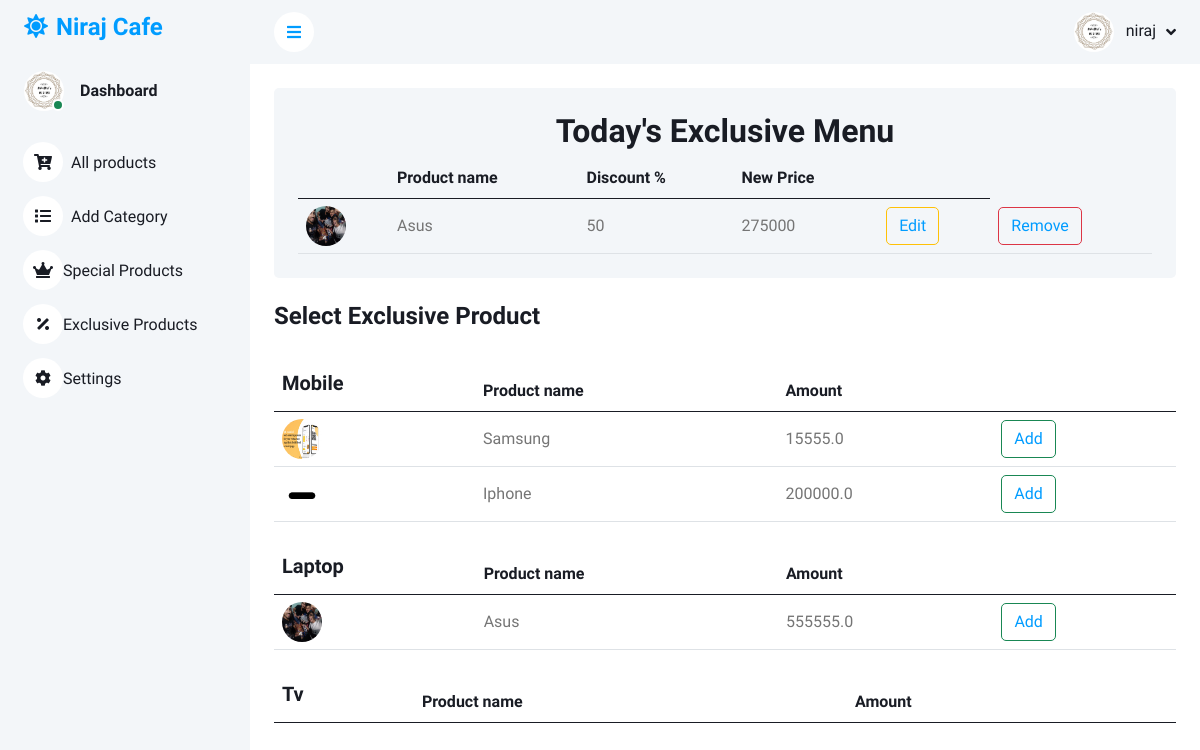
The app's page /allexclusive (signed in) with its own data.
### mymenu/models.py (models this page shows, shortened)
class Admin(models.Model):
    user = models.OneToOneField(User, on_delete=models.CASCADE)
    full_name = models.CharField(max_length=50)
    uuid = models.UUIDField(default=uuid.uuid4, editable= False, null= False, unique= True, db_index= True)

class Product(models.Model):
    category = models.ForeignKey(Category, on_delete=models.SET_NULL, null=True)
    name = models.CharField(max_length=200)
    price = models.FloatField()
    description = models.TextField(null=True, blank=True)
    image = models.ImageField(upload_to="product/")
    out_of_stock = models.BooleanField(default=False)
    todays_special = models.BooleanField(default=False)
    product_discount = models.IntegerField(blank=True, null=True)
    product_newprice = models.IntegerField(blank=True, null=True)
    exclusive = models.BooleanField(default=False)

class Category(models.Model):
    user = models.ForeignKey(Admin, on_delete=models.CASCADE, blank=True, null=True)
    name = models.CharField(max_length=50)
    image = models.ImageField(upload_to="category", blank=True, null=True)
    not_available = models.BooleanField(default = False)

### mymenu/views.py (the view)
# urls.py: path('allexclusive', AllExclusive, name="allexclusive"),
@login_required
def AllExclusive(request):
    template_name = "dashboard/allexclusive.html"
    mainuser = Admin.objects.get(user=request.user)
    category = Category.objects.filter(user=mainuser)
    context = {
        'mainuser':mainuser,
        'category':category,
    }
    return render(request, template_name, context)

### mymenu/templates/dashboard/allexclusive.html (shortened to what this page needs)
{% extends 'dashboard/base.html' %}
{% block content %}
<div class="container-fluid pt-4 px-4">
    <div class="bg-light text-center rounded p-4">
        <div class="table-responsive">
            <table class="table text-start align-middle mb-0">
                <thead>
                    <h2>Today's Exclusive Menu</h2>
                    <tr class="text-dark">
                        <th>  </th>
                        <th> Product name </th>
                        <th> Discount % </th>
                        <th>New Price</th>
                        <th></th>
                    </tr>
                </thead>
                <tbody>
                    {% for cat in category %}
                    {% for product in cat.product_set.all %}
                    {% if product.exclusive == True %}
                        <tr >
                            <td class="py-1">
                                <img class="rounded-circle" src="{{product.image.url}}" alt="image" style="width: 40px; height: 40px;">
                            </td>
                            <td>{{product.name}}</td>
                            <td > {{product.product_discount}}</td>
                            <td>{{product.product_newprice}}</td>
                            <td ><button class="btn btn-outline-warning"><a href="{% url 'edit-exclusive' product.id %}" style="text-decoration: none;">Edit</a></button></td>
                            <td ><button class="btn btn-outline-danger"><a href="{% url 'delete-exclusive' product.id %}" style="text-decoration: none;">Remove</a></button></td>
                        </tr>
                        {% endif %}
                        {% endfor %}
                    {% endfor %}
                </tbody>
            </table>
        </div>
    </div>
</div>
<div class="container-fluid pt-4 px-4">
    <div class="row g-4">
        <h4 class=" d-flex align-item-left justify-content-left">Select Exclusive Product</h4>
        {% for cat in category %}
        <div class="table-responsive">
            <table class="table text-start align-middle mb-0">
                <thead>
                    <tr class="text-dark">
                        <th><h5> {{cat.name}} </h5></th>
                        <th> Product name </th>
                        <th> Amount </th>
                        <th></th>
                    </tr>
                </thead>
                <tbody>
                        {% for product in cat.product_set.all %}
                        <tr >
                            <td class="py-1">
                                <img class="rounded-circle" src="{{product.image.url}}" alt="image" style="width: 40px; height: 40px;">
                            </td>
                            <td>{{product.name}}</td>
                            <td > {{product.price}}</td>
                            <td ><button class="btn btn-outline-success"><a href="{% url 'addexclusive' product.id %}" style="text-decoration: none;"> Add</a></button></td>
                        </tr>
                          {% endfor %}
                </tbody>
            </table>
        </div>
        {% endfor %}
    </div>
</div>
{% endblock content %}

### mymenu/templates/dashboard/base.html (shortened to what this page needs)
<!DOCTYPE html>
<html lang="en">
<head>
    {% load static %}
    <link href="https://cdnjs.cloudflare.com/ajax/libs/font-awesome/5.10.0/css/all.min.css" rel="stylesheet">
    <link href="{% static 'reception/css/bootstrap.min.css' %}" rel="stylesheet">
    <link href="{% static 'reception/css/style.css' %}" rel="stylesheet">
</head>
<body>
    <div class="container-xxl position-relative bg-white d-flex p-0">
        <div class="sidebar pe-4 pb-3">
            <nav class="navbar bg-light navbar-light">
                <a href="{% url 'dashboard' %}" class="navbar-brand mx-4 mb-3">
                    <h4 class="text-primary"><i class="fa fa-sun me-2"></i>{{mainuser.full_name}}</h4>
                </a>
                <div class="d-flex align-items-center ms-4 mb-4">
                    <div class="position-relative">
                        <img class="rounded-circle" src="{% static 'reception/img/user.jpg' %}" alt="" style="width: 40px; height: 40px;">
                        <div class="bg-success rounded-circle border border-2 border-white position-absolute end-0 bottom-0 p-1"></div>
                    </div>
                    <div class="ms-3">
                        <h6 class="mb-0">Dashboard</h6>
                    </div>
                </div>
                <div class="navbar-nav w-100">
                    <a href="{% url 'dashboard' %}" class="nav-item nav-link"><i class="fa fa-cart-plus me-2"></i>All products</a>
                    <a href="{% url 'addcategory' %}" class="nav-item nav-link"><i class="fa fa-list me-2"></i>Add Category</a>
                    <a href="{% url 'allspecial' %}" class="nav-item nav-link"><i class="fa fa-crown"></i>Special Products</a>
                    <a href="{% url 'allexclusive' %}" class="nav-item nav-link"><i class="fa fa-percentage"></i>Exclusive Products</a>
                    <a href="{% url 'change_password' %}" class="nav-item nav-link"><i class="fa fa-cog"></i>Settings</a>
                </div>
            </nav>
        </div>
        <div class="content">
            <nav class="navbar navbar-expand bg-light navbar-light sticky-top px-4 py-0">
                <a href="#" class="sidebar-toggler flex-shrink-0">
                    <i class="fa fa-bars"></i>
                </a>
                <div class="navbar-nav align-items-center ms-auto">
                    <div class="nav-item dropdown">
                        <a href="#" class="nav-link dropdown-toggle" data-bs-toggle="dropdown">
                            <img class="rounded-circle me-lg-2" src="{% static 'reception/img/user.jpg' %}" alt="" style="width: 40px; height: 40px;">
                            <span class="d-none d-lg-inline-flex">{{request.user.username}}</span>
                        </a>
                    </div>
                </div>
            </nav>
            {% block content %}
            {% endblock content %}
        </div>
    </div>
</body>
</html>

### static/reception/css/style.css (style rules this page uses)
:root { --primary: #009CFF; --light: #F3F6F9; --dark: #191C24; }
.btn { transition: .5s; }
.sidebar { position: fixed; top: 0; left: 0; bottom: 0; width: 250px; height: 100vh; overflow-y: auto; background: var(--light); transition: 0.5s; z-index: 999; }
.content { margin-left: 250px; min-height: 100vh; background: #FFFFFF; transition: 0.5s; }
@media (min-width: 992px) { .sidebar { margin-left: 0; } }
@media (min-width: 992px) { .content { width: calc(100% - 250px); } }
.sidebar .navbar .navbar-nav .nav-link { padding: 7px 20px; color: var(--dark); font-weight: 500; border-left: 3px solid var(--light); border-radius: 0 30px 30px 0; outline: none; }
.sidebar .navbar .navbar-nav .nav-link i { width: 40px; height: 40px; display: inline-flex; align-items: center; justify-content: center; background: #FFFFFF; border-radius: 40px; }
.content .navbar .navbar-nav .nav-link { margin-left: 25px; padding: 12px 0; color: var(--dark); outline: none; }
.content .navbar .sidebar-toggler, .content .navbar .navbar-nav .nav-link i { width: 40px; height: 40px; display: inline-flex; align-items: center; justify-content: center; background: #FFFFFF; border-radius: 40px; }
.content .navbar .dropdown-toggle::after { margin-left: 6px; vertical-align: middle; border: none; content: "\f107"; font-family: "Font Awesome 5 Free"; font-weight: 900; transition: .5s; }

### records on screen
Admin: full_name "Niraj Cafe"
Category: name "Laptop"
Product: image (picture), name "Asus", product_discount "50", product_newprice "275000", price "555555.0"
Category: name "Mobile"
Product: image (picture), name "Samsung", price "15555.0"
Product: image (picture), name "Iphone", price "200000.0"
Category: name "Tv"

### other values on screen
{{ request.user.username }} "niraj"
